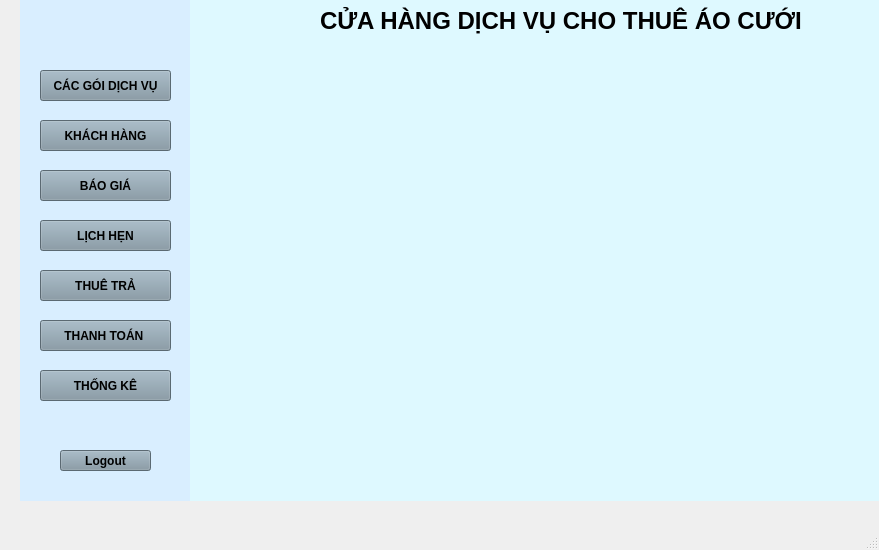
<?xml version="1.0" encoding="UTF-8"?>
<ui version="4.0">
 <class>MainWindow</class>
 <widget class="QMainWindow" name="MainWindow">
  <property name="geometry">
   <rect>
    <x>0</x>
    <y>0</y>
    <width>879</width>
    <height>550</height>
   </rect>
  </property>
  <property name="windowTitle">
   <string>MainWindow</string>
  </property>
  <property name="styleSheet">
   <string notr="true"/>
  </property>
  <widget class="QWidget" name="centralwidget">
   <widget class="QWidget" name="widget" native="true">
    <property name="geometry">
     <rect>
      <x>20</x>
      <y>0</y>
      <width>171</width>
      <height>501</height>
     </rect>
    </property>
    <property name="styleSheet">
     <string notr="true">background-color: rgb(217, 238, 255);</string>
    </property>
    <widget class="QPushButton" name="btnKH">
     <property name="geometry">
      <rect>
       <x>20</x>
       <y>120</y>
       <width>131</width>
       <height>31</height>
      </rect>
     </property>
     <property name="font">
      <font>
       <pointsize>9</pointsize>
       <weight>75</weight>
       <bold>true</bold>
      </font>
     </property>
     <property name="styleSheet">
      <string notr="true">background-color: rgb(127, 147, 160);</string>
     </property>
     <property name="text">
      <string>KHÁCH HÀNG</string>
     </property>
     <property name="checkable">
      <bool>true</bool>
     </property>
     <property name="autoExclusive">
      <bool>true</bool>
     </property>
    </widget>
    <widget class="QPushButton" name="btnGoidv">
     <property name="geometry">
      <rect>
       <x>20</x>
       <y>70</y>
       <width>131</width>
       <height>31</height>
      </rect>
     </property>
     <property name="font">
      <font>
       <pointsize>9</pointsize>
       <weight>75</weight>
       <bold>true</bold>
      </font>
     </property>
     <property name="styleSheet">
      <string notr="true">background-color: rgb(127, 147, 160);</string>
     </property>
     <property name="text">
      <string>CÁC GÓI DỊCH VỤ</string>
     </property>
     <property name="checkable">
      <bool>true</bool>
     </property>
     <property name="autoExclusive">
      <bool>true</bool>
     </property>
    </widget>
    <widget class="QPushButton" name="btnBaogia">
     <property name="geometry">
      <rect>
       <x>20</x>
       <y>170</y>
       <width>131</width>
       <height>31</height>
      </rect>
     </property>
     <property name="font">
      <font>
       <pointsize>9</pointsize>
       <weight>75</weight>
       <bold>true</bold>
      </font>
     </property>
     <property name="styleSheet">
      <string notr="true">background-color: rgb(127, 147, 160);</string>
     </property>
     <property name="text">
      <string>BÁO GIÁ</string>
     </property>
     <property name="icon">
      <iconset>
       <normaloff>../../../../feather/users.svg</normaloff>../../../../feather/users.svg</iconset>
     </property>
     <property name="checkable">
      <bool>true</bool>
     </property>
     <property name="autoExclusive">
      <bool>true</bool>
     </property>
    </widget>
    <widget class="QPushButton" name="btnThoat">
     <property name="geometry">
      <rect>
       <x>40</x>
       <y>450</y>
       <width>91</width>
       <height>21</height>
      </rect>
     </property>
     <property name="font">
      <font>
       <pointsize>9</pointsize>
       <weight>75</weight>
       <bold>true</bold>
      </font>
     </property>
     <property name="styleSheet">
      <string notr="true">background-color: rgb(127, 147, 160);</string>
     </property>
     <property name="text">
      <string>Logout</string>
     </property>
     <property name="icon">
      <iconset>
       <normaloff>:/newPrefix/log_out_white.png</normaloff>:/newPrefix/log_out_white.png</iconset>
     </property>
     <property name="checkable">
      <bool>true</bool>
     </property>
     <property name="autoExclusive">
      <bool>true</bool>
     </property>
    </widget>
    <widget class="QPushButton" name="btlLichhen">
     <property name="geometry">
      <rect>
       <x>20</x>
       <y>220</y>
       <width>131</width>
       <height>31</height>
      </rect>
     </property>
     <property name="font">
      <font>
       <pointsize>9</pointsize>
       <weight>75</weight>
       <bold>true</bold>
      </font>
     </property>
     <property name="styleSheet">
      <string notr="true">background-color: rgb(127, 147, 160);</string>
     </property>
     <property name="text">
      <string>LỊCH HẸN</string>
     </property>
     <property name="icon">
      <iconset>
       <normaloff>../../../../feather/users.svg</normaloff>../../../../feather/users.svg</iconset>
     </property>
     <property name="checkable">
      <bool>true</bool>
     </property>
     <property name="autoExclusive">
      <bool>true</bool>
     </property>
    </widget>
    <widget class="QPushButton" name="btnThuetra">
     <property name="geometry">
      <rect>
       <x>20</x>
       <y>270</y>
       <width>131</width>
       <height>31</height>
      </rect>
     </property>
     <property name="font">
      <font>
       <pointsize>9</pointsize>
       <weight>75</weight>
       <bold>true</bold>
      </font>
     </property>
     <property name="styleSheet">
      <string notr="true">background-color: rgb(127, 147, 160);</string>
     </property>
     <property name="text">
      <string>THUÊ TRẢ</string>
     </property>
     <property name="icon">
      <iconset>
       <normaloff>../../../../feather/users.svg</normaloff>../../../../feather/users.svg</iconset>
     </property>
     <property name="checkable">
      <bool>true</bool>
     </property>
     <property name="autoExclusive">
      <bool>true</bool>
     </property>
    </widget>
    <widget class="QPushButton" name="btnThanhtoan">
     <property name="geometry">
      <rect>
       <x>20</x>
       <y>320</y>
       <width>131</width>
       <height>31</height>
      </rect>
     </property>
     <property name="font">
      <font>
       <pointsize>9</pointsize>
       <weight>75</weight>
       <bold>true</bold>
      </font>
     </property>
     <property name="styleSheet">
      <string notr="true">background-color: rgb(127, 147, 160);</string>
     </property>
     <property name="text">
      <string>THANH TOÁN </string>
     </property>
     <property name="icon">
      <iconset>
       <normaloff>../../../../feather/users.svg</normaloff>../../../../feather/users.svg</iconset>
     </property>
     <property name="checkable">
      <bool>true</bool>
     </property>
     <property name="autoExclusive">
      <bool>true</bool>
     </property>
    </widget>
    <widget class="QPushButton" name="btnThongke">
     <property name="geometry">
      <rect>
       <x>20</x>
       <y>370</y>
       <width>131</width>
       <height>31</height>
      </rect>
     </property>
     <property name="font">
      <font>
       <pointsize>9</pointsize>
       <weight>75</weight>
       <bold>true</bold>
      </font>
     </property>
     <property name="styleSheet">
      <string notr="true">background-color: rgb(127, 147, 160);</string>
     </property>
     <property name="text">
      <string>THỐNG KÊ</string>
     </property>
     <property name="icon">
      <iconset>
       <normaloff>../../../../feather/users.svg</normaloff>../../../../feather/users.svg</iconset>
     </property>
     <property name="checkable">
      <bool>true</bool>
     </property>
     <property name="autoExclusive">
      <bool>true</bool>
     </property>
    </widget>
   </widget>
   <widget class="QWidget" name="widget_2" native="true">
    <property name="geometry">
     <rect>
      <x>190</x>
      <y>0</y>
      <width>701</width>
      <height>501</height>
     </rect>
    </property>
    <property name="styleSheet">
     <string notr="true">background-color: rgb(222, 249, 255);</string>
    </property>
    <widget class="QLabel" name="label_2">
     <property name="geometry">
      <rect>
       <x>130</x>
       <y>0</y>
       <width>561</width>
       <height>41</height>
      </rect>
     </property>
     <property name="font">
      <font>
       <pointsize>18</pointsize>
       <weight>75</weight>
       <bold>true</bold>
      </font>
     </property>
     <property name="styleSheet">
      <string notr="true"/>
     </property>
     <property name="text">
      <string>CỬA HÀNG DỊCH VỤ CHO THUÊ ÁO CƯỚI</string>
     </property>
    </widget>
    <widget class="QLabel" name="label">
     <property name="geometry">
      <rect>
       <x>50</x>
       <y>50</y>
       <width>611</width>
       <height>391</height>
      </rect>
     </property>
     <property name="text">
      <string/>
     </property>
     <property name="pixmap">
      <pixmap>../img/2.jpg</pixmap>
     </property>
    </widget>
   </widget>
  </widget>
  <widget class="QMenuBar" name="menubar">
   <property name="geometry">
    <rect>
     <x>0</x>
     <y>0</y>
     <width>879</width>
     <height>18</height>
    </rect>
   </property>
  </widget>
  <widget class="QStatusBar" name="statusbar"/>
 </widget>
 <resources/>
 <connections/>
</ui>
